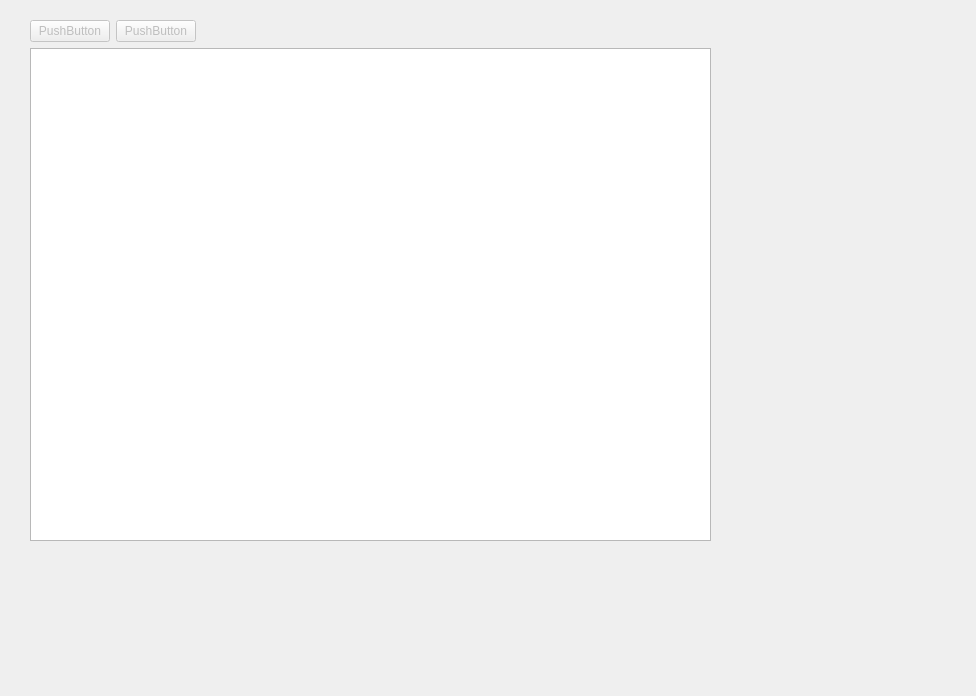
<?xml version="1.0" encoding="UTF-8"?>
<ui version="4.0">
 <class>FormUnitsView</class>
 <widget class="QWidget" name="FormUnitsView">
  <property name="geometry">
   <rect>
    <x>0</x>
    <y>0</y>
    <width>976</width>
    <height>696</height>
   </rect>
  </property>
  <property name="windowTitle">
   <string>Form</string>
  </property>
  <widget class="QWidget" name="gridLayoutWidget">
   <property name="geometry">
    <rect>
     <x>30</x>
     <y>20</y>
     <width>681</width>
     <height>521</height>
    </rect>
   </property>
   <layout class="QGridLayout" name="units_layout">
    <item row="0" column="0">
     <widget class="QPushButton" name="find_but">
      <property name="enabled">
       <bool>false</bool>
      </property>
      <property name="text">
       <string>PushButton</string>
      </property>
     </widget>
    </item>
    <item row="0" column="2">
     <spacer name="horizontalSpacer">
      <property name="orientation">
       <enum>Qt::Horizontal</enum>
      </property>
      <property name="sizeHint" stdset="0">
       <size>
        <width>40</width>
        <height>20</height>
       </size>
      </property>
     </spacer>
    </item>
    <item row="0" column="1">
     <widget class="QPushButton" name="disband_but">
      <property name="enabled">
       <bool>false</bool>
      </property>
      <property name="text">
       <string>PushButton</string>
      </property>
     </widget>
    </item>
    <item row="2" column="0" colspan="3">
     <widget class="QTableWidget" name="units_widget">
      <property name="sizePolicy">
       <sizepolicy hsizetype="Preferred" vsizetype="Expanding">
        <horstretch>0</horstretch>
        <verstretch>0</verstretch>
       </sizepolicy>
      </property>
      <property name="sizeAdjustPolicy">
       <enum>QAbstractScrollArea::AdjustToContents</enum>
      </property>
      <property name="editTriggers">
       <set>QAbstractItemView::NoEditTriggers</set>
      </property>
      <property name="selectionMode">
       <enum>QAbstractItemView::SingleSelection</enum>
      </property>
      <property name="selectionBehavior">
       <enum>QAbstractItemView::SelectRows</enum>
      </property>
      <property name="showGrid">
       <bool>false</bool>
      </property>
      <attribute name="horizontalHeaderCascadingSectionResizes">
       <bool>false</bool>
      </attribute>
      <attribute name="horizontalHeaderStretchLastSection">
       <bool>true</bool>
      </attribute>
      <attribute name="verticalHeaderVisible">
       <bool>false</bool>
      </attribute>
     </widget>
    </item>
   </layout>
  </widget>
 </widget>
 <resources/>
 <connections/>
</ui>
